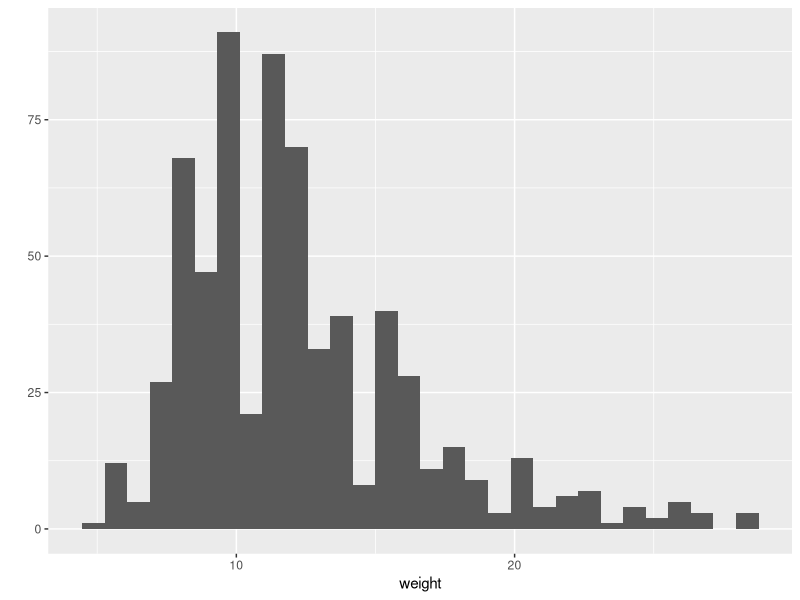
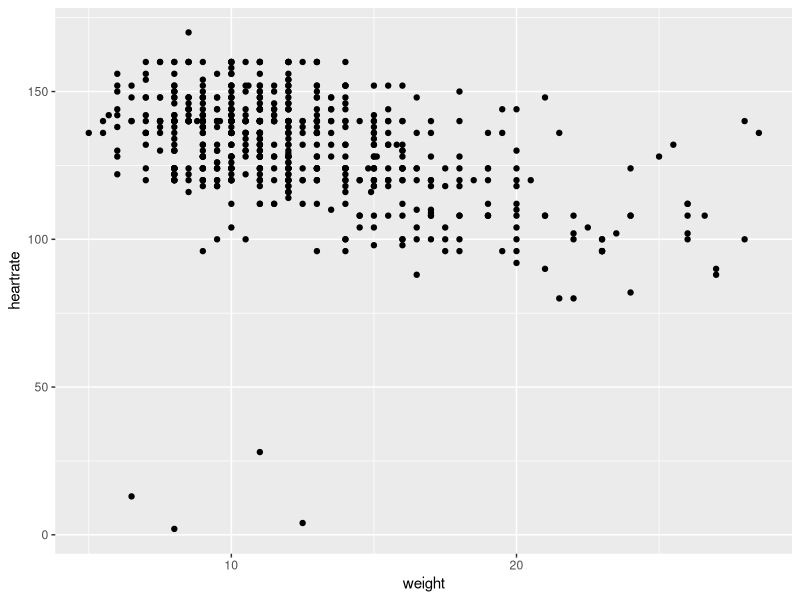
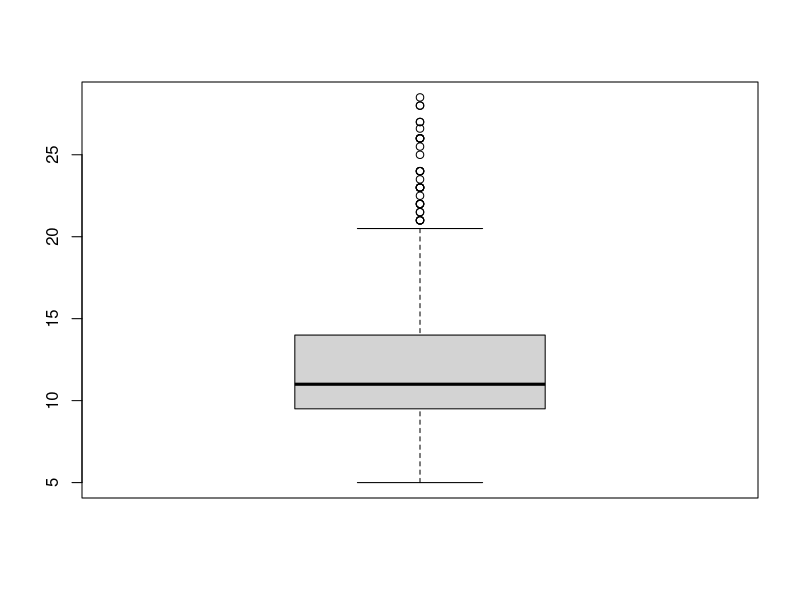
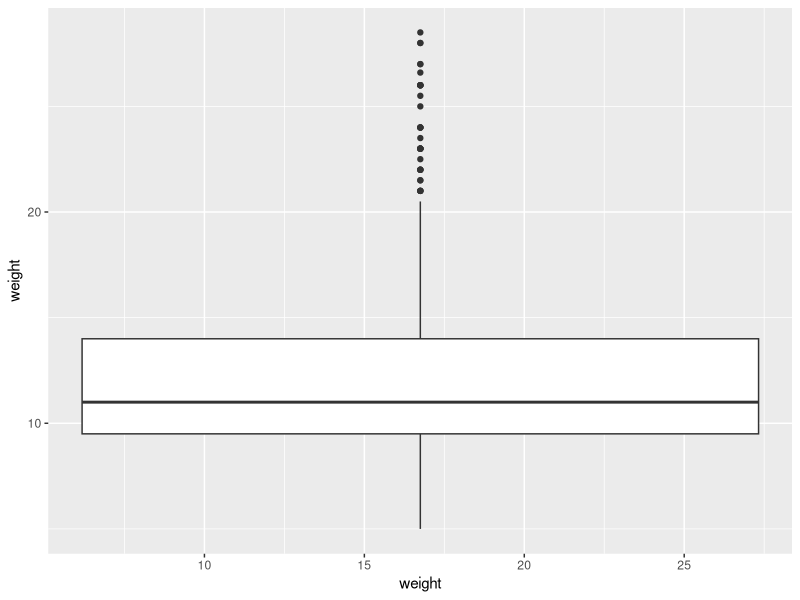
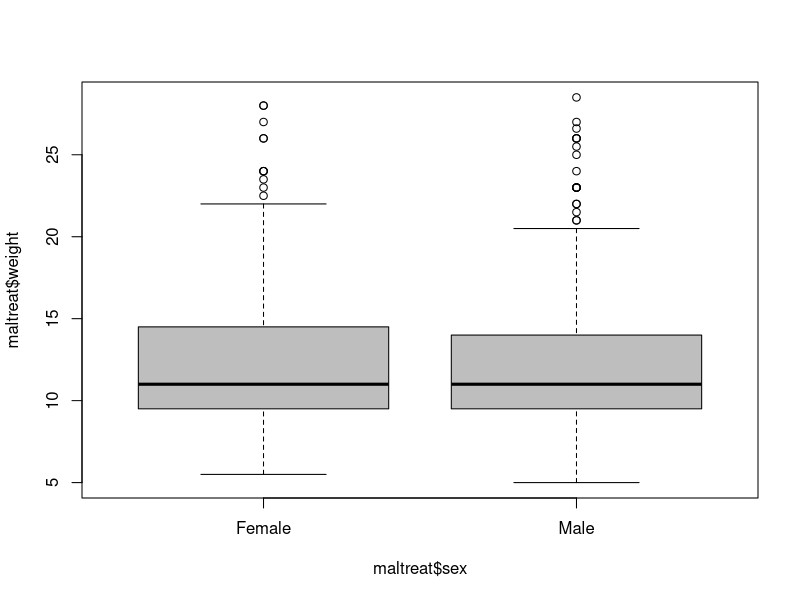
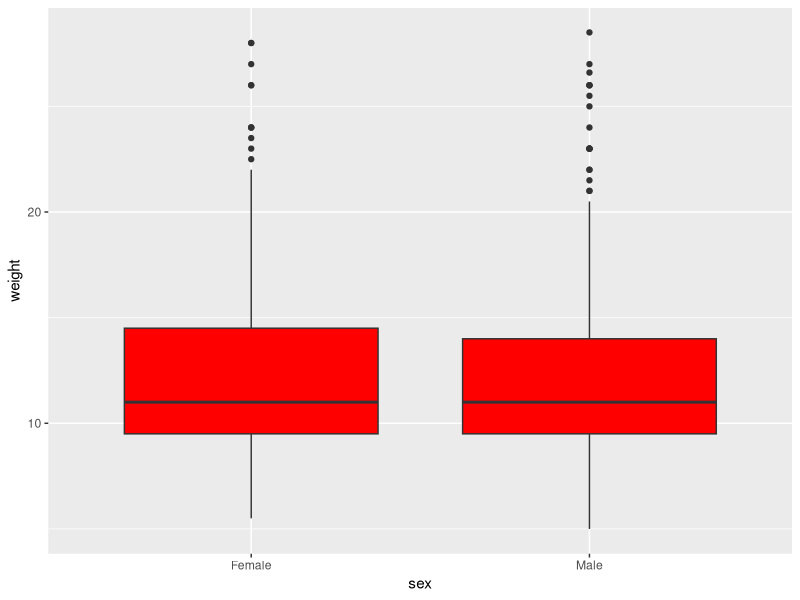
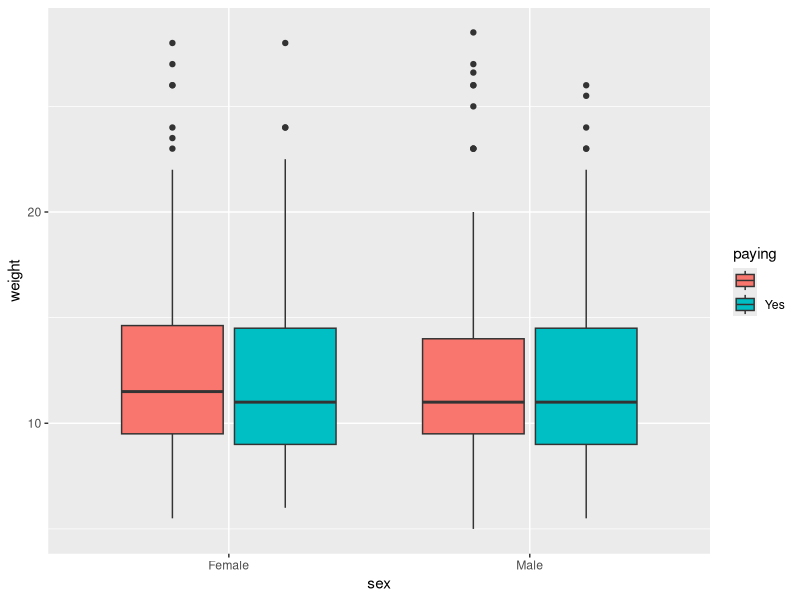
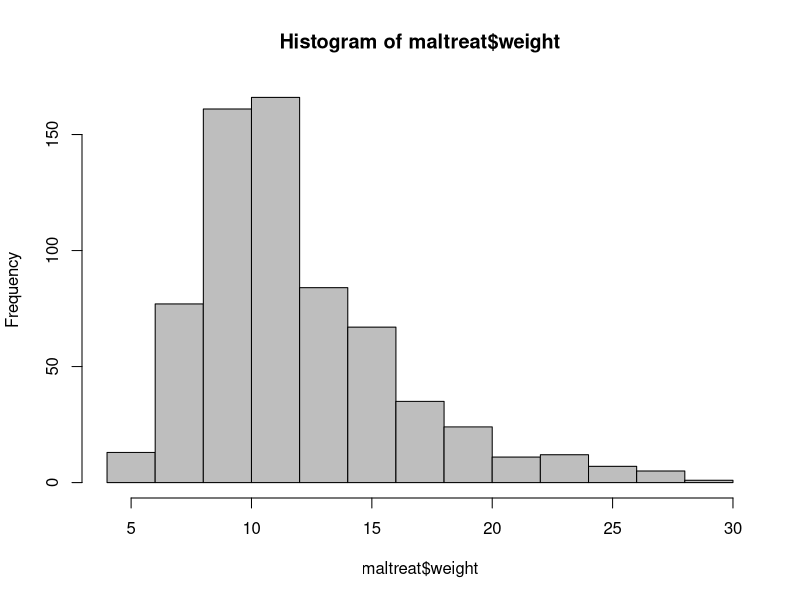

The R script that drew these images, in order:
## ---- chunk 1
library(knitr)
opts_chunk$set(out.width='200px', dpi=200 , fig.align ='center', warning=FALSE , message=F)
maltreat<-read.csv("maltreat.csv")
maltreat<-subset(maltreat, sex!="")
## ---- chunk 2
library(ggplot2)
qplot(x = weight , data = maltreat )
## ---- chunk 3
library(ggplot2)
qplot(x = weight  , y=heartrate, data = maltreat )
## ---- chunk 4
boxplot(maltreat$weight)
## ---- chunk 5
library(ggplot2)
g <- ggplot(data = maltreat , aes(weight))
## ---- chunk 6
library(ggplot2)
ggplot(data = maltreat , aes(x=weight , y=weight)) +
  geom_boxplot()
## ---- chunk 7
boxplot(maltreat$weight~maltreat$sex,col="grey")
## ---- chunk 8
library(ggplot2)
ggplot(data = maltreat , aes(x=sex , y=weight)) + 
  geom_boxplot(fill = "red")
## ---- chunk 9
library(ggplot2)
ggplot(data = maltreat , aes(x=sex ,
                    y=weight ,fill=paying)) + 
  geom_boxplot()
## ---- chunk 10
hist(maltreat$weight, col="grey")
## ---- chunk 11
library(ggplot2)
ggplot(data = maltreat , aes(weight)) + geom_histogram()
## ---- chunk 12
plot(maltreat$weight,maltreat$heartrate, pch=19,col="blue")
## ---- chunk 13
library(ggplot2)
ggplot(data = maltreat , aes(x=weight , y=heartrate)) + 
  geom_point()
## ---- chunk 14
barplot(table(maltreat$sex))
## ---- chunk 15
library(ggplot2)
ggplot(data = maltreat , aes(sex)) + geom_bar(fill='grey') +
  theme_bw() + ggtitle("Barplot of gender")
## ---- chunk 16
library(ggplot2)
maltreat$paying<- factor(maltreat$paying,
levels = c("","Yes"),
labels = c("No", "Yes")) 
ggplot(data = maltreat , aes(x=sex , y=resprate ,fill=paying)) +
  geom_boxplot(position=position_dodge(.8)) + 
  ggtitle("A box blot of Resprate by gender") +
  xlab("Gender") + ylab("Resprate") +
  theme_bw() 
## ---- chunk 17
library(ggplot2)
maltreat$paying<- factor(maltreat$paying,
levels = c("","Yes"),
labels = c("No", "Yes")) 
ggplot(data = maltreat , aes(x=sex , y=resprate ,fill=paying)) +
  geom_boxplot(position=position_dodge(.8)) + 
  ggtitle("A box blot of Resprate by gender") +
  xlab("Gender") + ylab("Resprate") +
  theme_bw() 
